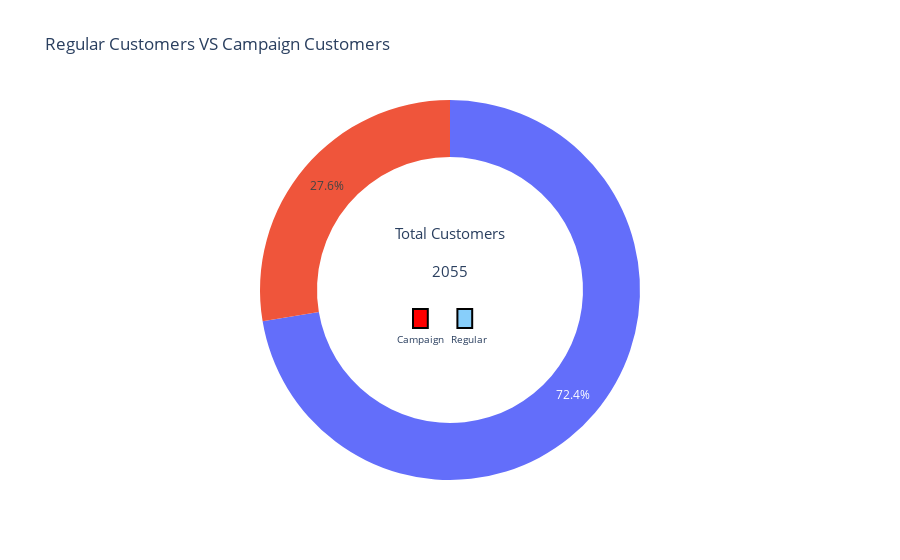
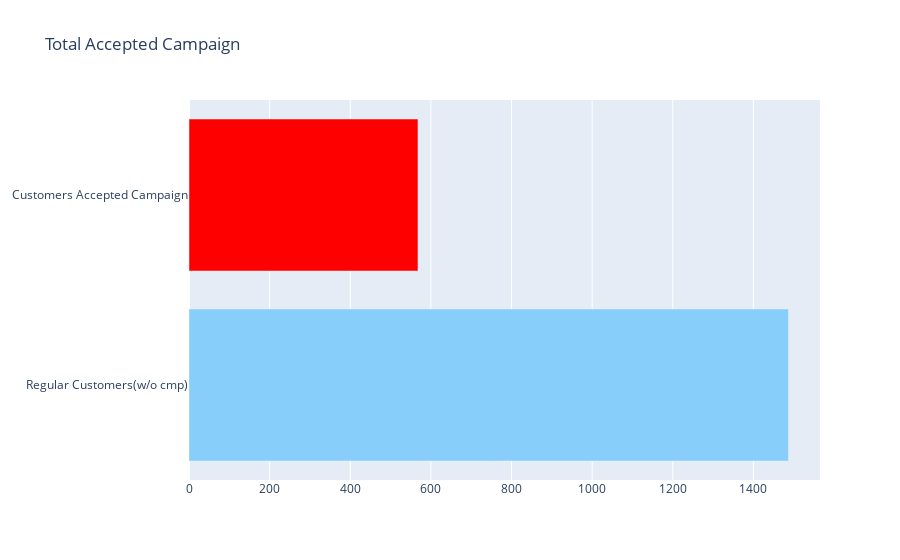

Notebook code for these charts, in order:
### Code cell
fig_pie = go.Figure(data=[go.Pie(labels=cmpsum.index, values=cmpsum['Total'])])
fig_pie.update_layout(title='Percentage of Accepted Campaign')
fig_pie.update_traces(hole=0.7, hoverinfo="label+value+name")

fig_pie.update_layout(
    title_text="Regular Customers VS Campaign Customers",
    showlegend=False,
    annotations=[dict(text="Total Customers", x=0.17+0.33, y=0.65, font_size=15, showarrow=False),
                 dict(text=str(cmpsum['Total'].sum()), x=0.190+0.31, y=0.55, font_size=15, showarrow=False),
                 dict(text="Campaign", x=0.460, y=0.370, font_size=10, showarrow=False),
                 dict(text="Regular", x=0.525, y=0.370, font_size=10, showarrow=False),
                ])

fig_pie.add_shape(type="rect",
    x0=0.1+0.35,
    y0=0.40, 
    x1=0.2+0.27, 
    y1=0.45,
    line=dict(
        color="Black",
        width=2,
    ),
    fillcolor="Red",
)


fig_pie.add_shape(type="rect",
    x0=0.18+0.06+0.27, 
    y0=0.40, 
    x1=0.2+0.06+0.27, 
    y1=0.45,
    line=dict(
        color="Black",
        width=2,
    ),
    fillcolor="LightSkyBlue",
)

fig_bar = go.Figure(data=[go.Bar(
    y=cmpsum.index,
    x=cmpsum['Total'],
    hovertemplate='%{x}, Customers Attracted: %{y}',
    orientation='h',
    marker=dict(color=['LightSkyBlue','red']))])

fig_bar.update_layout(title='Total Accepted Campaign')

fig_pie.show()
fig_bar.show()

### Figure 1 — Plotly figure (JSON) as saved in the notebook; plotly's stock layout.template omitted (floating-point values rounded to 4 significant figures)
{"data": [{"hole": 0.7, "hoverinfo": "label+value+name", "labels": ["Regular Customers(w/o cmp)", "Customers Accepted Campaign"], "type": "pie", "values": [1487, 568]}], "layout": {"annotations": [{"font": {"size": 15}, "showarrow": false, "text": "Total Customers", "x": 0.5, "y": 0.65}, {"font": {"size": 15}, "showarrow": false, "text": "2055", "x": 0.5, "y": 0.55}, {"font": {"size": 10}, "showarrow": false, "text": "Campaign", "x": 0.46, "y": 0.37}, {"font": {"size": 10}, "showarrow": false, "text": "Regular", "x": 0.525, "y": 0.37}], "shapes": [{"fillcolor": "Red", "line": {"color": "Black", "width": 2}, "type": "rect", "x0": 0.45, "x1": 0.47, "y0": 0.4, "y1": 0.45}, {"fillcolor": "LightSkyBlue", "line": {"color": "Black", "width": 2}, "type": "rect", "x0": 0.51, "x1": 0.53, "y0": 0.4, "y1": 0.45}], "showlegend": false, "title": {"text": "Regular Customers VS Campaign Customers"}}}

### Figure 2 — Plotly figure (JSON) as saved in the notebook; plotly's stock layout.template omitted (floating-point values rounded to 4 significant figures)
{"data": [{"hovertemplate": "%{x}, Customers Attracted: %{y}", "marker": {"color": ["LightSkyBlue", "red"]}, "orientation": "h", "type": "bar", "x": [1487, 568], "y": ["Regular Customers(w/o cmp)", "Customers Accepted Campaign"]}], "layout": {"title": {"text": "Total Accepted Campaign"}}}
